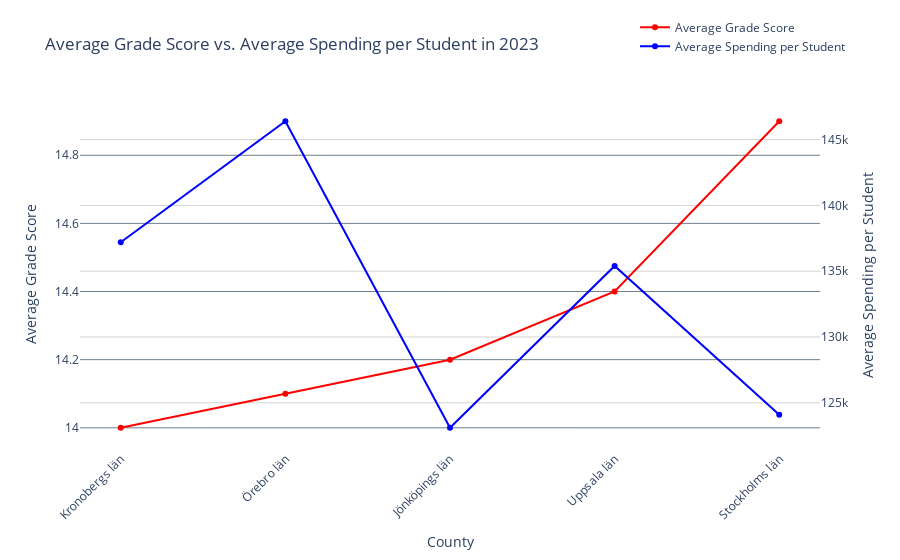

Notebook source saved alongside this figure:
### Code cell
import plotly.graph_objs as go

df_highschool_here_2022 = df_highschool_here_filtered_sorted[df_highschool_here_filtered_sorted["År"] == "2022/23"]
df_highschool_here_2022 = df_highschool_here_2022.sort_values(by="Betygspoäng")

merged_df = pd.merge(df_highschool_here_2022, df_spending_2022_filtered, on="Län", how="inner")

# Create traces per df
trace_grade_score = go.Scatter(
    x=merged_df["Län"],
    y=merged_df["Betygspoäng"],
    mode="lines+markers",
    name="Average Grade Score",
    line=dict(color="red", width=2), 
    marker=dict(symbol="circle", size=6),
)

trace_spending_2022 = go.Scatter(
    x=merged_df["Län"],
    y=merged_df["Totalt per elev"],
    mode="lines+markers",
    name="Average Spending per Student",
    yaxis="y2",  # Assigning the second y-axis 
    line=dict(color="blue", width=2),  
    marker=dict(symbol="circle", size=6),  
)

layout = go.Layout(
    title="Average Grade Score vs. Average Spending per Student in 2023",
    xaxis=dict(title="County"),
    yaxis=dict(title="Average Grade Score", gridcolor="slategrey"),  
    yaxis2=dict(title="Average Spending per Student", overlaying="y", side="right", gridcolor="lightgray"), 
    xaxis_tickangle=-45,
    legend=dict(x=0.75, y=1.25),  
    plot_bgcolor="white",  

)

fig = go.Figure(data=[trace_grade_score, trace_spending_2022], layout=layout)

fig.show()
fig.write_html("Visualisering/plot_2a_3_final.html")

### Figure 1 — Plotly figure (JSON) as saved in the notebook; plotly's stock layout.template omitted (floating-point values rounded to 4 significant figures)
{"data": [{"line": {"color": "red", "width": 2}, "marker": {"size": 6, "symbol": "circle"}, "mode": "lines+markers", "name": "Average Grade Score", "type": "scatter", "x": ["Kronobergs län", "Örebro län", "Jönköpings län", "Uppsala län", "Stockholms län"], "y": [14, 14.1, 14.2, 14.4, 14.9]}, {"line": {"color": "blue", "width": 2}, "marker": {"size": 6, "symbol": "circle"}, "mode": "lines+markers", "name": "Average Spending per Student", "type": "scatter", "x": ["Kronobergs län", "Örebro län", "Jönköpings län", "Uppsala län", "Stockholms län"], "y": [137200, 146400, 123100, 135400, 124100], "yaxis": "y2"}], "layout": {"legend": {"x": 0.75, "y": 1.25}, "plot_bgcolor": "white", "title": {"text": "Average Grade Score vs. Average Spending per Student in 2023"}, "xaxis": {"tickangle": -45, "title": {"text": "County"}}, "yaxis": {"gridcolor": "slategrey", "title": {"text": "Average Grade Score"}}, "yaxis2": {"gridcolor": "lightgray", "overlaying": "y", "side": "right", "title": {"text": "Average Spending per Student"}}}}
